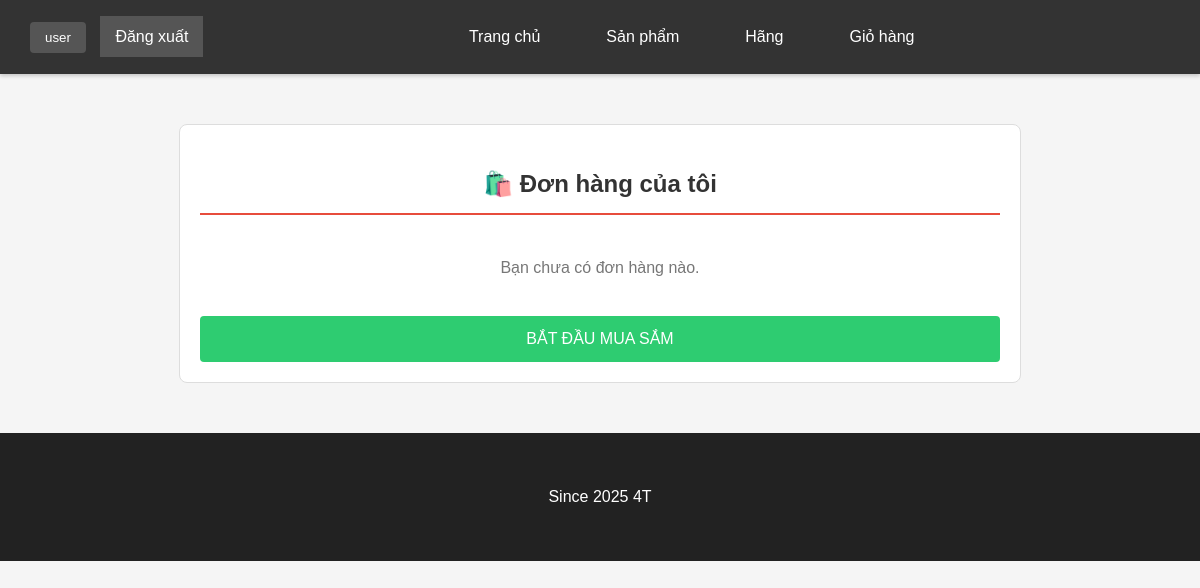
The app's page /order_detail.php (signed in), older data.
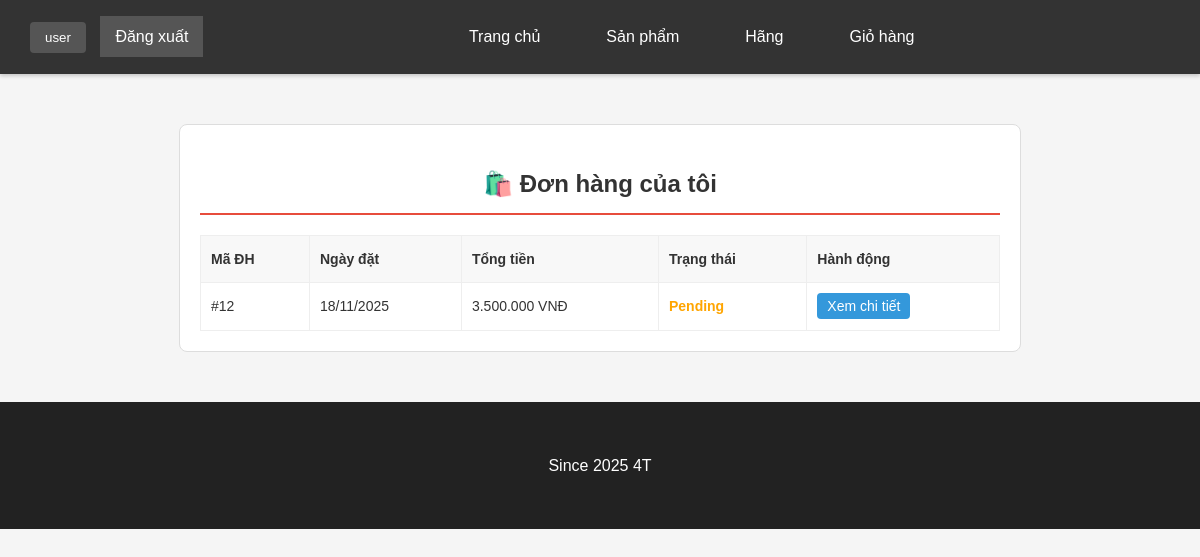
The same page, newer data.
### tables this page shows
CREATE TABLE `orders` (
  `id` int(11) NOT NULL,
  `user_id` int(11) DEFAULT 0,
  `receiver_name` varchar(255) NOT NULL,
  `phone_number` varchar(20) NOT NULL,
  `address` text NOT NULL,
  `total_amount` decimal(10,2) NOT NULL,
  `payment_method` varchar(50) NOT NULL,
  `status` varchar(50) NOT NULL,
  `transaction_id` varchar(255) DEFAULT NULL,
  `order_date` datetime DEFAULT current_timestamp()
);

### order_detail.php (the view, shortened to what this page needs)
<?php
include 'includes/db.php';
include 'includes/header.php';
$logged_in_user_id = $_SESSION['user_id'] ?? 0;
$order_id = (int)($_GET['id'] ?? 0);
echo '<link rel="stylesheet" href="css/checkout.css">';
if ($order_id === 0) {
    $orders = [];
    $stmt = $conn->prepare("SELECT id, total_amount, payment_method, status, order_date FROM orders WHERE user_id = ? ORDER BY order_date DESC");
    $stmt->bind_param("i", $logged_in_user_id);
    $stmt->execute();
    $result = $stmt->get_result();
    while ($row = $result->fetch_assoc()) {
        $orders[] = $row;
    }
    ?>
    <div class="order-summary">
        <h2>🛍️ Đơn hàng của tôi</h2>
        <?php if (empty($orders)): ?>
            <p style="text-align: center; padding: 20px; color: #777;">Bạn chưa có đơn hàng nào.</p>
            <a href="products.php" class="btn-return" style="background-color: #2ecc71;">BẮT ĐẦU MUA SẮM</a>
        <?php else: ?>
            <table class="details-table">
                <thead>
                    <tr>
                        <th>Mã ĐH</th>
                        <th>Ngày đặt</th>
                        <th>Tổng tiền</th>
                        <th>Trạng thái</th>
                        <th>Hành động</th>
                    </tr>
                </thead>
                <tbody>
                    <?php foreach ($orders as $order): ?>
                    <tr>
                        <td>#<?= $order['id'] ?></td>
                        <td><?= date('d/m/Y', strtotime($order['order_date'])) ?></td>
                        <td><?= number_format($order['total_amount'], 0, ',', '.') ?> VNĐ</td>
                        <td><span style="color:
                            <?php
                                if ($order['status'] == 'Processing') echo 'blue';
                                else if ($order['status'] == 'Delivered') echo 'green';
                                else if ($order['status'] == 'Failed') echo 'red';
                                else echo 'orange';
                            ?>; font-weight: bold;">
                            <?= htmlspecialchars($order['status']) ?>
                        </span></td>
                        <td>
                            <a href="order_detail.php?id=<?= $order['id'] ?>" class="btn-return" style="padding: 5px 10px; font-size: 14px; background-color: #3498db; display: inline;">Xem chi tiết</a>
                        </td>
                    </tr>
                    <?php endforeach; ?>
                </tbody>
            </table>
        <?php endif; ?>
    </div>
    <?php
}
include 'includes/footer.php';
?>

Row changes from the older to the newer data that the page shows:
added orders: id "12", order_date "18/11/2025", total_amount "3.500.000", status "Pending"
Text that changed along with them:
text no longer shown: "Bạn chưa có đơn hàng nào. BẮT ĐẦU MUA SẮM"
text now shown: "Mã ĐH Ngày đặt Tổng tiền Trạng thái Hành động"
